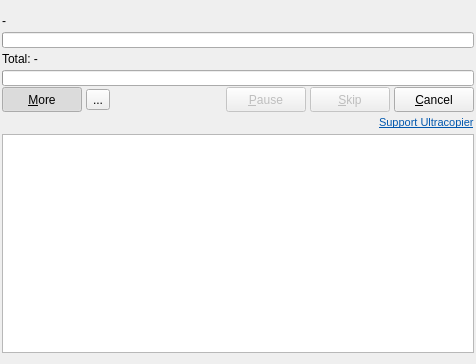
<?xml version="1.0" encoding="UTF-8"?>
<ui version="4.0">
 <class>interfaceCopy</class>
 <widget class="QWidget" name="interfaceCopy">
  <property name="geometry">
   <rect>
    <x>0</x>
    <y>0</y>
    <width>476</width>
    <height>364</height>
   </rect>
  </property>
  <property name="sizePolicy">
   <sizepolicy hsizetype="Minimum" vsizetype="Minimum">
    <horstretch>0</horstretch>
    <verstretch>0</verstretch>
   </sizepolicy>
  </property>
  <property name="minimumSize">
   <size>
    <width>430</width>
    <height>0</height>
   </size>
  </property>
  <property name="windowTitle">
   <string notr="true">94% done (42BK/s)</string>
  </property>
  <property name="windowIcon">
   <iconset resource="resources.qrc">
    <normaloff>:/resources/main.png</normaloff>:/resources/main.png</iconset>
  </property>
  <layout class="QVBoxLayout" name="verticalLayout">
   <property name="spacing">
    <number>1</number>
   </property>
   <property name="sizeConstraint">
    <enum>QLayout::SetMinimumSize</enum>
   </property>
   <property name="leftMargin">
    <number>2</number>
   </property>
   <property name="rightMargin">
    <number>2</number>
   </property>
   <item>
    <layout class="QHBoxLayout">
     <property name="spacing">
      <number>2</number>
     </property>
     <item>
      <widget class="QLabel" name="from">
       <property name="text">
        <string notr="true">-</string>
       </property>
       <property name="wordWrap">
        <bool>true</bool>
       </property>
      </widget>
     </item>
     <item>
      <spacer name="horizontalSpacer_5">
       <property name="orientation">
        <enum>Qt::Horizontal</enum>
       </property>
       <property name="sizeHint" stdset="0">
        <size>
         <width>40</width>
         <height>20</height>
        </size>
       </property>
      </spacer>
     </item>
     <item>
      <widget class="QLabel" name="labelNumberFile"/>
     </item>
    </layout>
   </item>
   <item>
    <widget class="QProgressBar" name="progressBar_file">
     <property name="maximumSize">
      <size>
       <width>16777215</width>
       <height>16</height>
      </size>
     </property>
     <property name="maximum">
      <number>65535</number>
     </property>
    </widget>
   </item>
   <item>
    <layout class="QHBoxLayout" name="horizontalLayout_4">
     <item>
      <widget class="QLabel" name="overall">
       <property name="text">
        <string notr="true">Total: -</string>
       </property>
      </widget>
     </item>
     <item>
      <spacer name="horizontalSpacer">
       <property name="orientation">
        <enum>Qt::Horizontal</enum>
       </property>
       <property name="sizeHint" stdset="0">
        <size>
         <width>40</width>
         <height>20</height>
        </size>
       </property>
      </spacer>
     </item>
     <item>
      <widget class="QLabel" name="labelTimeRemaining">
       <property name="text">
        <string notr="true">&lt;!DOCTYPE HTML PUBLIC &quot;-//W3C//DTD HTML 4.0//EN&quot; &quot;http://www.w3.org/TR/REC-html40/strict.dtd&quot;&gt;
&lt;html&gt;&lt;head&gt;&lt;meta name=&quot;qrichtext&quot; content=&quot;1&quot; /&gt;&lt;style type=&quot;text/css&quot;&gt;
p, li { white-space: pre-wrap; }
&lt;/style&gt;&lt;/head&gt;&lt;body style=&quot; font-family:'Sans Serif'; font-size:9pt; font-weight:400; font-style:normal;&quot;&gt;
&lt;p style=&quot; margin-top:0px; margin-bottom:0px; margin-left:0px; margin-right:0px; -qt-block-indent:0; text-indent:0px;&quot;&gt;&amp;nbsp;&lt;/p&gt;&lt;/body&gt;&lt;/html&gt;</string>
       </property>
       <property name="alignment">
        <set>Qt::AlignRight|Qt::AlignTrailing|Qt::AlignVCenter</set>
       </property>
      </widget>
     </item>
    </layout>
   </item>
   <item>
    <widget class="QProgressBar" name="progressBar_all">
     <property name="maximumSize">
      <size>
       <width>16777215</width>
       <height>16</height>
      </size>
     </property>
     <property name="maximum">
      <number>65535</number>
     </property>
    </widget>
   </item>
   <item>
    <layout class="QHBoxLayout">
     <property name="spacing">
      <number>4</number>
     </property>
     <item>
      <widget class="QPushButton" name="moreButton">
       <property name="sizePolicy">
        <sizepolicy hsizetype="Fixed" vsizetype="Fixed">
         <horstretch>0</horstretch>
         <verstretch>0</verstretch>
        </sizepolicy>
       </property>
       <property name="minimumSize">
        <size>
         <width>80</width>
         <height>25</height>
        </size>
       </property>
       <property name="text">
        <string>&amp;More</string>
       </property>
       <property name="checkable">
        <bool>true</bool>
       </property>
       <property name="checked">
        <bool>true</bool>
       </property>
      </widget>
     </item>
     <item>
      <widget class="QToolButton" name="toolButtonMenu">
       <property name="text">
        <string>...</string>
       </property>
       <property name="popupMode">
        <enum>QToolButton::InstantPopup</enum>
       </property>
      </widget>
     </item>
     <item>
      <spacer name="horizontalSpacer_2">
       <property name="orientation">
        <enum>Qt::Horizontal</enum>
       </property>
       <property name="sizeHint" stdset="0">
        <size>
         <width>40</width>
         <height>20</height>
        </size>
       </property>
      </spacer>
     </item>
     <item>
      <widget class="QPushButton" name="pauseButton">
       <property name="enabled">
        <bool>false</bool>
       </property>
       <property name="sizePolicy">
        <sizepolicy hsizetype="Fixed" vsizetype="Fixed">
         <horstretch>0</horstretch>
         <verstretch>0</verstretch>
        </sizepolicy>
       </property>
       <property name="minimumSize">
        <size>
         <width>80</width>
         <height>25</height>
        </size>
       </property>
       <property name="text">
        <string>&amp;Pause</string>
       </property>
      </widget>
     </item>
     <item>
      <widget class="QPushButton" name="skipButton">
       <property name="enabled">
        <bool>false</bool>
       </property>
       <property name="sizePolicy">
        <sizepolicy hsizetype="Fixed" vsizetype="Fixed">
         <horstretch>0</horstretch>
         <verstretch>0</verstretch>
        </sizepolicy>
       </property>
       <property name="minimumSize">
        <size>
         <width>80</width>
         <height>25</height>
        </size>
       </property>
       <property name="text">
        <string>&amp;Skip</string>
       </property>
      </widget>
     </item>
     <item>
      <widget class="QPushButton" name="cancelButton">
       <property name="sizePolicy">
        <sizepolicy hsizetype="Fixed" vsizetype="Fixed">
         <horstretch>0</horstretch>
         <verstretch>0</verstretch>
        </sizepolicy>
       </property>
       <property name="minimumSize">
        <size>
         <width>80</width>
         <height>25</height>
        </size>
       </property>
       <property name="text">
        <string>&amp;Cancel</string>
       </property>
      </widget>
     </item>
    </layout>
   </item>
   <item>
    <layout class="QHBoxLayout" name="horizontalLayout">
     <item>
      <spacer name="horizontalSpacer_3">
       <property name="orientation">
        <enum>Qt::Horizontal</enum>
       </property>
       <property name="sizeHint" stdset="0">
        <size>
         <width>40</width>
         <height>20</height>
        </size>
       </property>
      </spacer>
     </item>
     <item>
      <widget class="QLabel" name="label_2">
       <property name="maximumSize">
        <size>
         <width>16777215</width>
         <height>16</height>
        </size>
       </property>
       <property name="text">
        <string>&lt;!DOCTYPE HTML PUBLIC &quot;-//W3C//DTD HTML 4.0//EN&quot; &quot;http://www.w3.org/TR/REC-html40/strict.dtd&quot;&gt;
&lt;html&gt;&lt;head&gt;&lt;meta name=&quot;qrichtext&quot; content=&quot;1&quot; /&gt;&lt;style type=&quot;text/css&quot;&gt;
p, li { white-space: pre-wrap; }
&lt;/style&gt;&lt;/head&gt;&lt;body style=&quot; font-family:'Sans Serif'; font-size:9pt; font-weight:400; font-style:normal;&quot;&gt;
&lt;p style=&quot; margin-top:0px; margin-bottom:0px; margin-left:0px; margin-right:0px; -qt-block-indent:0; text-indent:0px;&quot;&gt;&lt;a href=&quot;http://ultracopier.first-world.info/&quot;&gt;&lt;span style=&quot; font-size:8pt; text-decoration: underline; color:#0057ae;&quot;&gt;Support Ultracopier&lt;/span&gt;&lt;/a&gt;&lt;/p&gt;&lt;/body&gt;&lt;/html&gt;</string>
       </property>
      </widget>
     </item>
    </layout>
   </item>
   <item>
    <widget class="QTreeView" name="TransferList">
     <property name="selectionMode">
      <enum>QAbstractItemView::NoSelection</enum>
     </property>
     <property name="rootIsDecorated">
      <bool>false</bool>
     </property>
    </widget>
   </item>
  </layout>
  <action name="actionAddFile">
   <property name="icon">
    <iconset>
     <normaloff>:/resources/add.png</normaloff>:/resources/add.png</iconset>
   </property>
   <property name="text">
    <string>Add file</string>
   </property>
  </action>
  <action name="actionAddFolder">
   <property name="icon">
    <iconset>
     <normaloff>:/resources/add.png</normaloff>:/resources/add.png</iconset>
   </property>
   <property name="text">
    <string>Add folder</string>
   </property>
  </action>
  <action name="actionAddFileToMove">
   <property name="icon">
    <iconset>
     <normaloff>:/resources/add.png</normaloff>:/resources/add.png</iconset>
   </property>
   <property name="text">
    <string>Move file(s)</string>
   </property>
  </action>
  <action name="actionAddFolderToMove">
   <property name="icon">
    <iconset>
     <normaloff>:/resources/add.png</normaloff>:/resources/add.png</iconset>
   </property>
   <property name="text">
    <string>Move folder</string>
   </property>
  </action>
  <action name="actionAddFileToCopy">
   <property name="icon">
    <iconset>
     <normaloff>:/resources/add.png</normaloff>:/resources/add.png</iconset>
   </property>
   <property name="text">
    <string>Copy file(s)</string>
   </property>
  </action>
  <action name="actionAddFolderToCopy">
   <property name="icon">
    <iconset>
     <normaloff>:/resources/add.png</normaloff>:/resources/add.png</iconset>
   </property>
   <property name="text">
    <string>Copy folder</string>
   </property>
  </action>
 </widget>
 <resources>
  <include location="resources.qrc"/>
 </resources>
 <connections>
  <connection>
   <sender>moreButton</sender>
   <signal>toggled(bool)</signal>
   <receiver>label_2</receiver>
   <slot>setVisible(bool)</slot>
   <hints>
    <hint type="sourcelabel">
     <x>72</x>
     <y>106</y>
    </hint>
    <hint type="destinationlabel">
     <x>353</x>
     <y>144</y>
    </hint>
   </hints>
  </connection>
  <connection>
   <sender>cancelButton</sender>
   <signal>clicked()</signal>
   <receiver>interfaceCopy</receiver>
   <slot>close()</slot>
   <hints>
    <hint type="sourcelabel">
     <x>465</x>
     <y>114</y>
    </hint>
    <hint type="destinationlabel">
     <x>475</x>
     <y>112</y>
    </hint>
   </hints>
  </connection>
 </connections>
</ui>
